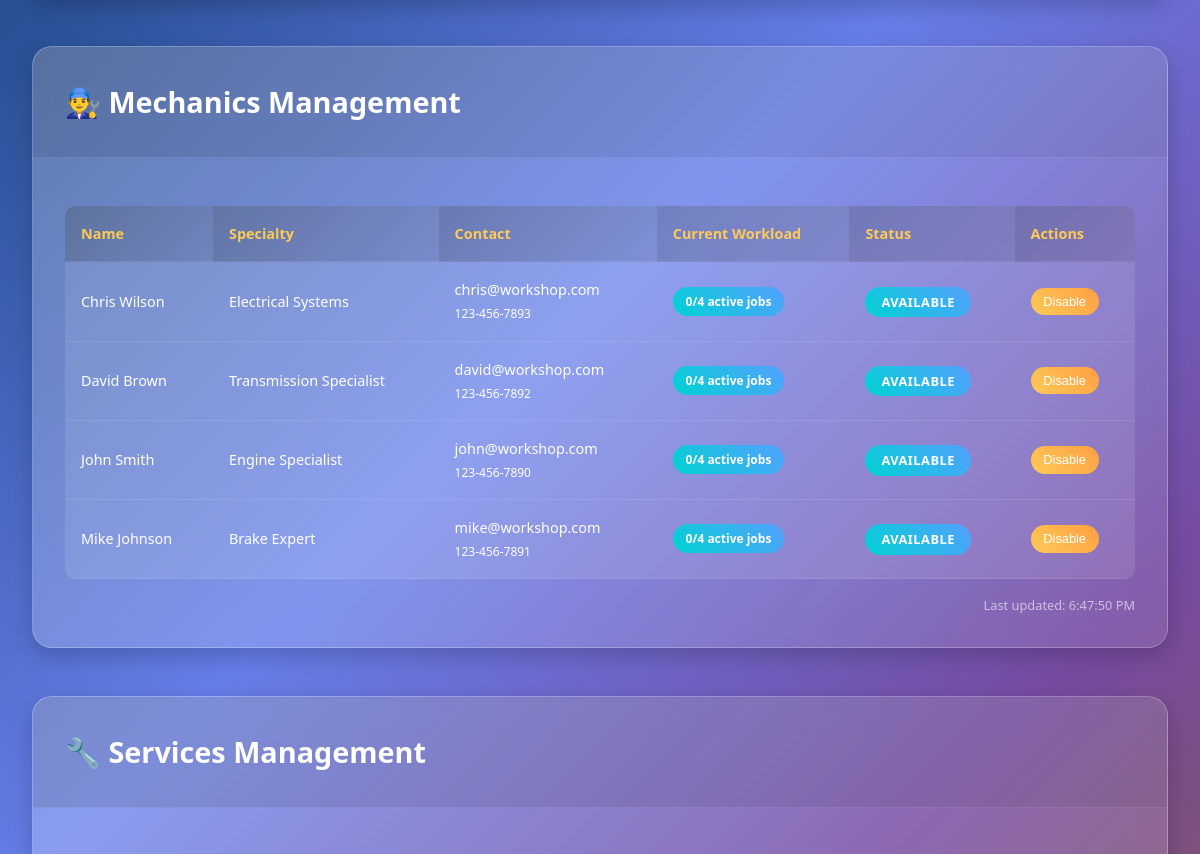
Page /admin_panel.php (signed in, middle part) on the earlier database version.
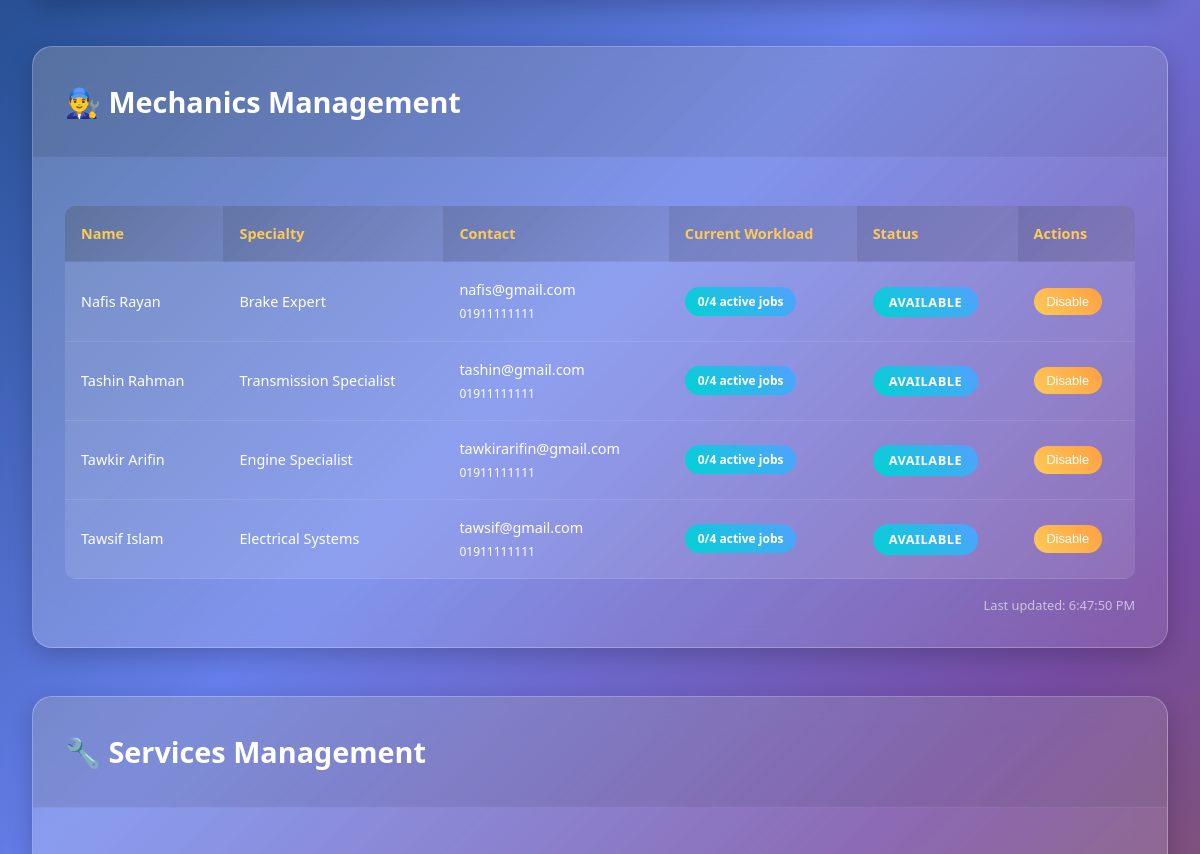
Same page on the later database version.
### tables this page shows
CREATE TABLE mechanics (
    id INT AUTO_INCREMENT PRIMARY KEY,
    name VARCHAR(100) NOT NULL,
    specialty VARCHAR(100) NOT NULL,
    email VARCHAR(100) NOT NULL,
    phone VARCHAR(20) NOT NULL,
    status ENUM('available', 'unavailable') DEFAULT 'available',
    current_orders INT DEFAULT 0,
    max_orders INT DEFAULT 4,
    created_at TIMESTAMP DEFAULT CURRENT_TIMESTAMP
);

### admin_panel.php (the view, shortened to what this page needs)
<?php
require_once 'config.php';
$stmt = $pdo->query("
    SELECT m.*,
           COALESCE(COUNT(b.id), 0) as current_orders
    FROM mechanics m
    LEFT JOIN bookings b ON m.id = b.mechanic_id
                        AND b.status IN ('pending', 'confirmed')
    GROUP BY m.id
    ORDER BY m.name ASC
");
$mechanics = $stmt->fetchAll();
?>
<!DOCTYPE html>
<html lang="en">
<head>
</head>
<body>
    <div class="container">
        <div class="admin-sections">
            <div class="section">
                <div class="section-header">
                    <h2>👨‍🔧 Mechanics Management</h2>
                </div>
                <div class="section-content">
                    <table class="table">
                        <thead>
                            <tr>
                                <th>Name</th>
                                <th>Specialty</th>
                                <th>Contact</th>
                                <th>Current Workload</th>
                                <th>Status</th>
                                <th>Actions</th>
                            </tr>
                        </thead>
                        <tbody id="mechanics-table">
                            <?php foreach ($mechanics as $mechanic): ?>
                                <?php
                                    $workload_class = 'low';
                                ?>
                                <tr data-mechanic-id="<?php echo $mechanic['id']; ?>">
                                    <td><?php echo htmlspecialchars($mechanic['name']); ?></td>
                                    <td><?php echo htmlspecialchars($mechanic['specialty']); ?></td>
                                    <td>
                                        <?php echo htmlspecialchars($mechanic['email']); ?><br>
                                        <small><?php echo htmlspecialchars($mechanic['phone']); ?></small>
                                    </td>
                                    <td>
                                        <span class="workload <?php echo $workload_class; ?>">
                                            <?php echo $mechanic['current_orders']; ?>/<?php echo $mechanic['max_orders']; ?> active jobs
                                        </span>
                                    </td>
                                    <td><span class="status <?php echo $mechanic['status']; ?>"><?php echo ucfirst($mechanic['status']); ?></span></td>
                                    <td>
                                        <form method="POST" class="form-inline">
                                            <button type="submit" class="btn <?php echo ($mechanic['status'] === 'available') ? 'btn-warning' : 'btn-success'; ?> btn-sm">
                                                <?php echo ($mechanic['status'] === 'available') ? 'Disable' : 'Enable'; ?>
                                            </button>
                                        </form>
                                    </td>
                                </tr>
                            <?php endforeach; ?>
                        </tbody>
                    </table>
                    <div class="last-updated">
                        Last updated: <span id="mechanics-last-updated"><?php echo date('g:i:s A'); ?></span>
                    </div>
                </div>
            </div>
            <div class="section">
                <div class="section-header">
                    <h2>🔧 Services Management</h2>
                </div>
                <div class="section-content">
                </div>
            </div>
        </div>
    </div>
</body>
</html>

### admin_panel.php (style rules this page uses)
* { margin: 0; padding: 0; box-sizing: border-box; }
body { font-family: 'Segoe UI', Tahoma, Geneva, Verdana, sans-serif; background: linear-gradient(135deg, #1e3c72 0%, #2a5298 25%, #667eea 50%, #764ba2 75%, #8b5a3c 100%); min-height: 100vh; line-height: 1.6; }
.btn { padding: 0.7rem 1.5rem; text-decoration: none; border-radius: 25px; transition: all 0.3s ease; border: none; cursor: pointer; font-weight: 500; font-size: 0.9rem; }
.btn-warning { background: linear-gradient(45deg, #feca57, #ff9f43); color: white; }
.btn-sm { padding: 0.4rem 0.8rem; font-size: 0.8rem; }
.container { max-width: 1400px; margin: 0 auto; padding: 2rem; }
.admin-sections { display: grid; gap: 3rem; }
.section { background: linear-gradient(135deg, rgba(255,255,255,0.25), rgba(255,255,255,0.1)); backdrop-filter: blur(15px); border: 1px solid rgba(255,255,255,0.2); border-radius: 20px; box-shadow: 0 8px 25px rgba(0,0,0,0.2); overflow: hidden; }
.section-header { padding: 2rem; background: linear-gradient(135deg, rgba(0,0,0,0.1), rgba(0,0,0,0.05)); border-bottom: 1px solid rgba(255,255,255,0.1); color: white; }
.section-header h2 { margin: 0; font-size: 1.8rem; }
.section-content { padding: 2rem; overflow-x: auto; }
.table { width: 100%; border-collapse: collapse; margin-top: 1rem; background: rgba(255,255,255,0.1); border-radius: 10px; overflow: hidden; }
.table th, .table td { padding: 1rem; text-align: left; border-bottom: 1px solid rgba(255,255,255,0.1); font-size: 0.9rem; color: white; }
.table th { background: linear-gradient(135deg, rgba(0,0,0,0.2), rgba(0,0,0,0.1)); font-weight: bold; color: #feca57; }
.status { padding: 0.4rem 1rem; border-radius: 20px; font-size: 0.8rem; font-weight: bold; text-transform: uppercase; letter-spacing: 0.5px; }
.status.available { background: linear-gradient(45deg, #00d2d3, #54a0ff); color: white; }
.form-inline { display: flex; gap: 0.5rem; align-items: center; flex-wrap: wrap; }
.workload { display: inline-block; padding: 0.3rem 0.8rem; border-radius: 15px; font-size: 0.75rem; font-weight: bold; }
.workload.low { background: linear-gradient(45deg, #00d2d3, #54a0ff); color: white; }
.last-updated { font-size: 0.8rem; color: rgba(255,255,255,0.6); text-align: right; margin-top: 1rem; }

Differences in the rows shown:
changed mechanics "Brake Expert": name "Mike Johnson" → "Nafis Rayan"; email "mike@workshop.com" → "nafis@gmail.com"; phone "123-456-7891" → "01911111111"; moves up the list
changed mechanics "Transmission Specialist": name "David Brown" → "Tashin Rahman"; email "david@workshop.com" → "tashin@gmail.com"; phone "123-456-7892" → "01911111111"
changed mechanics "Engine Specialist": name "John Smith" → "Tawkir Arifin"; email "john@workshop.com" → "tawkirarifin@gmail.com"; phone "123-456-7890" → "01911111111"
changed mechanics "Electrical Systems": name "Chris Wilson" → "Tawsif Islam"; email "chris@workshop.com" → "tawsif@gmail.com"; phone "123-456-7893" → "01911111111"; moves down the list
